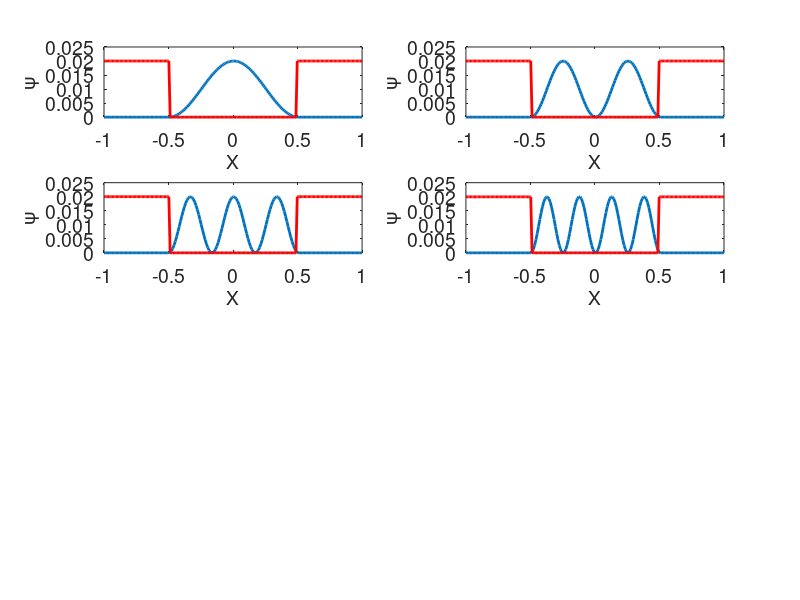

Source code (MATLAB):
%------------------------------------------------------------------------%
%---Finite Differencing of Time Independent Schrodinger Equation---------%
%------------------for a particle in a box-------------------------------%
%------------------------------------------------------------------------%
% clc
% close all
% clear all
%------------------------------------------------------------------------%
%---all constant m,h,length that appears in Schrodinger equation are-----
%---taken as 1. Energy values are prescribed and wavefunction gets-------
%---updated in space using Finite difference scheme----------------------
%---Boundary condition and potential function are prescribed-------------
%------------------------------------------------------------------------%
dx=0.01;
n=1:4;


for l=1:4
    
E=n(l)*n(l)*pi*pi/2; % Griffiths second edition, pp 44, Eq [2.27]

%---Potential Energy Function for a Square well--------------------------%
N=100;
U=zeros(1,N);
U(1)=100;
U(N)=100;
K(1:N)=(2).*(E-U(1:N));
  
%------------------------------------------------------------------------%
W(1)=0; % initial condition
W(2)=1;

% updating the wave function---------------------------------------------%
for i=2:N-1
    W(i+1)=W(i)*(2-K(i)*dx*dx)-W(i-1);
end

% Normalizing probability density funtion of the particle----------------%
Ws=W.*W./trapz(W.*W);

%--for visualization purpose, maipulate arrays---------------------------%
%--extend arrays on both sides to visualize a potential well-------------%
%--scale amplitude of potential to view it with probability density------%
%--function--------------------------------------------------------------%

V=ones(1,N+100).*100;
Wtemp=zeros(1,N+100);

V(51:N+50)=U;
V=(V./100).*max(Ws);
Wtemp(51:N+50)=Ws;
Wa(l,:)=Wtemp;
L=length(Wtemp);
X=linspace(0,2,L)-1;

figure(1)
subplot(4,2,l)
plot(X,Wa(l,:),'linewidth',2)
hold on
plot(X,V,'r','linewidth',2)
h=gca; 
get(h,'FontSize') 
set(h,'FontSize',14)
axis([-1 1 0 0.025])
xlabel('X','fontSize',14);
ylabel('\psi','fontSize',14);
fh = figure(1);
set(fh, 'color', 'white'); 
end
%------------------------------------------------------------------------%
